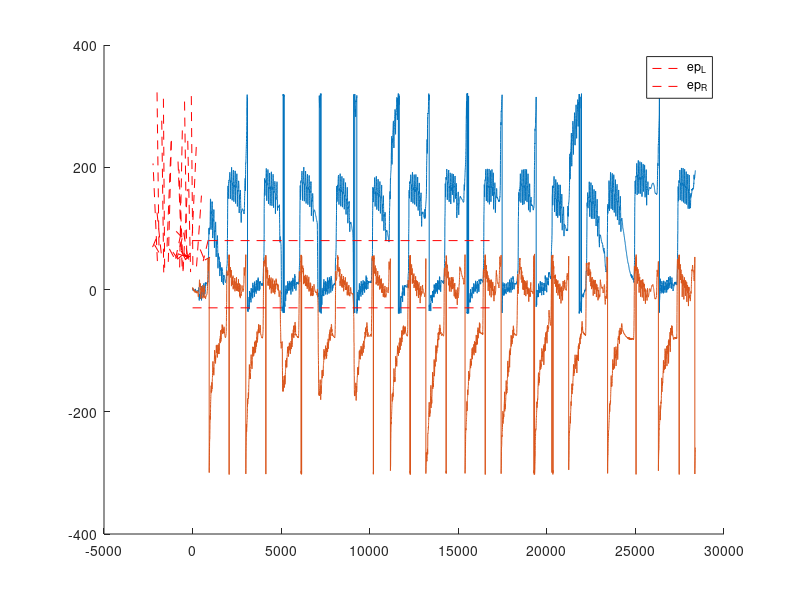

MATLAB code for this plot:
% Xunjie_0412_data_slip = Xunjie0412SmallSlip(1:2:end,:);
% Marker Order:
% Left foot: Heel, Toe, Side, Top
% Right foot: Heel, Toe, Side, Top
load('Xunjie_0412_data_slip.mat');
% IMU Order:
% Trunk, Right Thigh, Left Thigh, Right Shank, Left Shank, Right Heel, 
% Left Heel
IMU.RK = Xunjie_0412_data_slip(:,64:72);
IMU.LK = Xunjie_0412_data_slip(:,73:81);
IMU.RK_Z_Zeroed = mean(IMU.RK(1:100,7));
IMU.LK_Z_Zeroed = mean(IMU.LK(1:100,7));
IMU.RH = Xunjie_0412_data_slip(:,82:90);
IMU.LH = Xunjie_0412_data_slip(:,91:99);
IMU.RH_Z_Zeroed = mean(IMU.RH(1:100,7));
IMU.LH_Z_Zeroed = mean(IMU.LH(1:100,7));

l = 0.2;
L_hh = 1;
%% Slip detection data analysis
% Chunchu's Data
% Xunjie_0412_data_slip = Xunjie_0412_data_slip(8140:end,:);
l_heel = Xunjie_0412_data_slip(:,10:12);
l_toe = Xunjie_0412_data_slip(:,19:21);

r_heel = Xunjie_0412_data_slip(:,25:27);
r_toe = Xunjie_0412_data_slip(:,34:36);


freq = Xunjie_0412_data_slip(:,2);
r_gaitStage = Xunjie_0412_data_slip(:,3); 
l_gaitStage = Xunjie_0412_data_slip(:,4);
slipRight = Xunjie_0412_data_slip(:,5);
slipLeft = Xunjie_0412_data_slip(:,6);


IMU.TK = Xunjie_0412_data_slip(:,37:45);
IMU.RT = Xunjie_0412_data_slip(:,46:54);
IMU.LT = Xunjie_0412_data_slip(:,55:63);
IMU.RK = Xunjie_0412_data_slip(:,64:72);
IMU.LK = Xunjie_0412_data_slip(:,73:81);
IMU.RH = Xunjie_0412_data_slip(:,82:90);
IMU.LH = Xunjie_0412_data_slip(:,91:99);

pelvisAcc = IMU.TK(:,5);
forwardFootAcc_L = IMU.LH(:,4).*cosd(IMU.LH(:,7)-IMU.LH_Z_Zeroed) + IMU.LH(:,5).*sind(IMU.LH(:,7)-IMU.LH_Z_Zeroed);
forwardFootAcc_R = IMU.RH(:,4).*cosd(IMU.RH(:,7)-IMU.RH_Z_Zeroed) + IMU.RH(:,5).*sind(IMU.RH(:,7)-IMU.RH_Z_Zeroed);
a_a_l = 0;
a_a_r = 0;
for i =2:length(IMU.RK)
    a_a_l = (IMU.LK(i,3) - IMU.LK(i-1,3))/0.01;
    a_a_r = (IMU.RK(i,3) - IMU.RK(i-1,3))/0.01;
    ep_L(i) = atan( (IMU.LK(i,4) + a_a_l*l) / (IMU.LK(i,5) + IMU.LK(i,3)^2*l) ) - (IMU.LK(i,7)-IMU.LK_Z_Zeroed);
    ep_R(i) = atan( (IMU.RK(i,4) + a_a_r*l) / (IMU.LK(i,5) + IMU.RK(i,3)^2*l) ) - (IMU.RK(i,7)-IMU.RK_Z_Zeroed);
end 


%% Plot Vicon
for i = 1:50:10000
    line([l_heel(i,1) l_toe(i,1)],[l_heel(i,3) l_toe(i,3)],'Color','red','LineStyle','--');
    hold on
%     plot(r_heel(i,1),r_heel(i,3),'b');
%     line([l_heel(i,1) l_toe(i,1)],[l_heel(i,3) l_toe(i,3)],'Color','red','LineStyle','--');
end
%% Touch Down detection
% Touch down indicator
% -1 for touch down / 1 for walking
td_L(1) = -1;
td_R(1) = -1;
ep_L(1) = 0;
ep_R(1) = 0;
timeStmap_L = 0;
timeStmap_R = 0;
for i =2:length(IMU.RK)
    ep_L(i) = atan( (IMU.LK(i,4) + a_a_l*l) / (IMU.LK(i,5) + IMU.LK(i,3)^2*l) ) - (IMU.LK(i,7)-IMU.LK_Z_Zeroed);
    ep_R(i) = atan( (IMU.RK(i,4) + a_a_r*l) / (IMU.LK(i,5) + IMU.RK(i,3)^2*l) ) - (IMU.RK(i,7)-IMU.RK_Z_Zeroed);
%     if ep_L(i) - ep_L(i-1) > 200
%         td_L(i) = -td_L(i-1);
%     else
%         td_L(i) = td_L(i-1);
%     end
%     if ep_R(i) - ep_R(i-1) > 200
%         td_R(i) = -td_R(i-1);
%     else
%         td_R(i) = td_R(i-1);
%     end
    if ep_L(i) > 50
        td_L(i) = 300;      
    else
        td_L(i) = -1;
    end
    if ep_R(i)  > 50
        td_R(i) = 300;      
    else
        td_R(i) = -1;
    end
    
end

%%
for i=1:length(ep_R)
    if(ep_R(i)<80 & ep_R(i)>20)
        foot_R(i) = forwardFootAcc_R(i);
        foot_L(i) = 0;
    elseif(ep_L(i)<30 & ep_L(i)>-30)
        foot_L(i) = forwardFootAcc_L(i);
        foot_R(i) = 0;
    else
        foot_L(i) = 0;
        foot_R(i) = 0;
    end
end


%%  Slip indicator
% original
dd_q_hh_l = (pelvisAcc - forwardFootAcc_L) / L_hh;
dd_q_hh_r = (pelvisAcc - forwardFootAcc_R) / L_hh;
slip_indicator_l = forwardFootAcc_L ./ (2.718.^ (dd_q_hh_l - 40)) / 10^17;
slip_indicator_r = forwardFootAcc_R ./ (2.718.^ (dd_q_hh_r - 40)) / 10^17;
% 
% dd_q_hh_l = (pelvisAcc - foot_L') / L_hh;
% dd_q_hh_r = (pelvisAcc - foot_R') / L_hh;
% slip_indicator_l = foot_L' ./ (2.718.^ (dd_q_hh_l - 40)) / 10^17;
% slip_indicator_r = foot_R' ./ (2.718.^ (dd_q_hh_r - 40)) / 10^17;

plot(ep_L)
hold on
plot(ep_R)


line([0 1.7*10^4],[80 80],'Color','red','LineStyle','--')
line([0 1.7*10^4],[-30 -30],'Color','red','LineStyle','--')
legend("ep_L","ep_R")
hold on


% plot(forwardFootAcc_L);hold on
% plot(forwardFootAcc_R)
% plot(slip_indicator_l,'g')
% plot(slip_indicator_r,'k')

%   Serial.print(TKAVx);
%   Serial.print(",");
%   Serial.print(TKAVy);
%   Serial.print(",");
%   Serial.print(TKAVz);
%   Serial.print(",");
%   Serial.print(TKLAx);
%   Serial.print(",");
%   Serial.print(TKLAy);
%   Serial.print(",");
%   Serial.print(TKLAz);
%   Serial.print(",");
%   Serial.print(TKEulerz);
%   Serial.print(",");
%   Serial.print(TKEulery);
%   Serial.print(",");
%   Serial.print(TKEulerx);